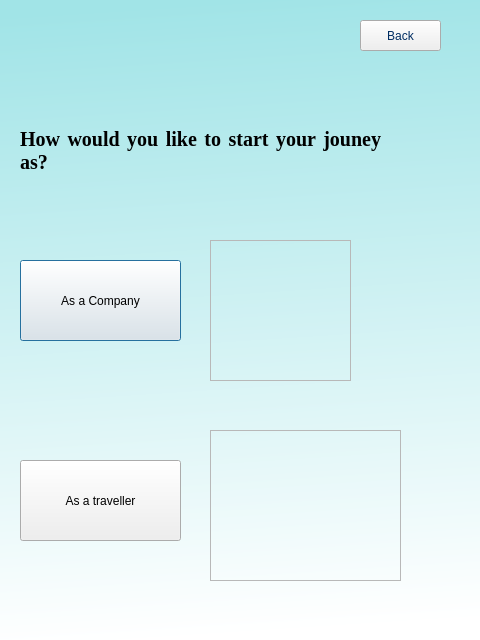
<?xml version="1.0" encoding="UTF-8"?>
<ui version="4.0">
 <class>RegisterOption</class>
 <widget class="QDialog" name="RegisterOption">
  <property name="geometry">
   <rect>
    <x>0</x>
    <y>0</y>
    <width>480</width>
    <height>640</height>
   </rect>
  </property>
  <property name="windowTitle">
   <string>Dialog</string>
  </property>
  <property name="styleSheet">
   <string notr="true">#RegisterOption{
background-color: qlineargradient(spread:pad, x1:0.280788, y1:0.0113636, x2:0.330039, y2:1, stop:0 rgba(161, 228, 231, 255), stop:1 rgba(255, 255, 255, 255));
}
*{
font-family:&quot;Times New Roman&quot;;
}</string>
  </property>
  <widget class="QLabel" name="logo">
   <property name="geometry">
    <rect>
     <x>10</x>
     <y>20</y>
     <width>241</width>
     <height>41</height>
    </rect>
   </property>
   <property name="styleSheet">
    <string notr="true">background-repeat:no-repeat;
background-image: url(:/images/travelSphere.png);</string>
   </property>
   <property name="text">
    <string/>
   </property>
  </widget>
  <widget class="QLabel" name="A_question">
   <property name="geometry">
    <rect>
     <x>20</x>
     <y>100</y>
     <width>361</width>
     <height>101</height>
    </rect>
   </property>
   <property name="font">
    <font>
     <family>Times New Roman</family>
     <pointsize>15</pointsize>
     <bold>true</bold>
    </font>
   </property>
   <property name="text">
    <string>How would you like to start your jouney as?</string>
   </property>
   <property name="textFormat">
    <enum>Qt::AutoText</enum>
   </property>
   <property name="scaledContents">
    <bool>true</bool>
   </property>
   <property name="alignment">
    <set>Qt::AlignJustify|Qt::AlignVCenter</set>
   </property>
   <property name="wordWrap">
    <bool>true</bool>
   </property>
  </widget>
  <widget class="QPushButton" name="as_a_Company">
   <property name="geometry">
    <rect>
     <x>20</x>
     <y>260</y>
     <width>161</width>
     <height>81</height>
    </rect>
   </property>
   <property name="text">
    <string>As a Company</string>
   </property>
  </widget>
  <widget class="QPushButton" name="as_a_User">
   <property name="geometry">
    <rect>
     <x>20</x>
     <y>460</y>
     <width>161</width>
     <height>81</height>
    </rect>
   </property>
   <property name="text">
    <string>As a traveller</string>
   </property>
  </widget>
  <widget class="QPushButton" name="Home_Icon">
   <property name="geometry">
    <rect>
     <x>360</x>
     <y>20</y>
     <width>81</width>
     <height>31</height>
    </rect>
   </property>
   <property name="styleSheet">
    <string notr="true">#Home_Icon{
color: #002D62 ;

}</string>
   </property>
   <property name="text">
    <string>Back</string>
   </property>
  </widget>
  <widget class="QFrame" name="travellerImage">
   <property name="geometry">
    <rect>
     <x>210</x>
     <y>430</y>
     <width>191</width>
     <height>151</height>
    </rect>
   </property>
   <property name="styleSheet">
    <string notr="true">background-image: url(:/images/images/taveller.png)  ;
background-repeat: norepeat ; </string>
   </property>
   <property name="frameShape">
    <enum>QFrame::StyledPanel</enum>
   </property>
   <property name="frameShadow">
    <enum>QFrame::Raised</enum>
   </property>
  </widget>
  <widget class="QFrame" name="companyImage">
   <property name="geometry">
    <rect>
     <x>210</x>
     <y>240</y>
     <width>141</width>
     <height>141</height>
    </rect>
   </property>
   <property name="styleSheet">
    <string notr="true">background-image: url(:/images/images/company.png)  ;
background-repeat: norepeat ; </string>
   </property>
   <property name="frameShape">
    <enum>QFrame::StyledPanel</enum>
   </property>
   <property name="frameShadow">
    <enum>QFrame::Raised</enum>
   </property>
  </widget>
 </widget>
 <resources/>
 <connections/>
</ui>
